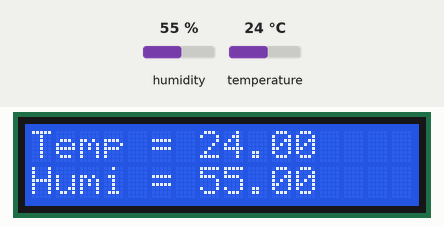
Simulated run of this sketch. Board: Arduino Uno, built with avr-gcc and run on an emulated ATmega328P. On the bench: 16×2 character LCD. Inputs (shaded band) come from the test bench; at power-on: humidity 55 %, temperature 24 °C.

Above: at 1.2 s.
1.3 s: humidity set to 22 %
At 2.5 s:
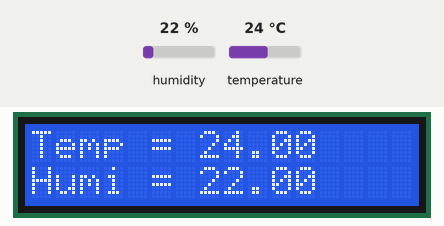
3.7 s: temperature set to 12 °C
At 5.3 s:
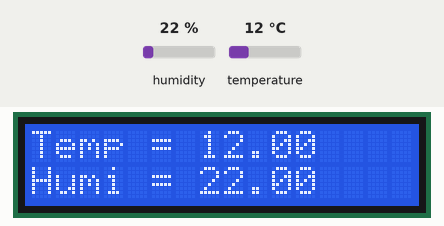
5.8 s: humidity set to 40 %
At 7.0 s:
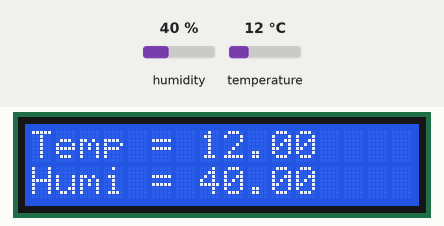
7.9 s: temperature set to 19 °C
At 9.8 s:
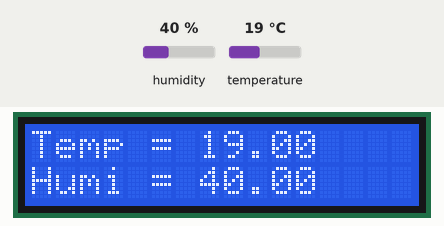
Timing chart, 0 to 11.0 s (numbered marks = the images above; inputs shaded):
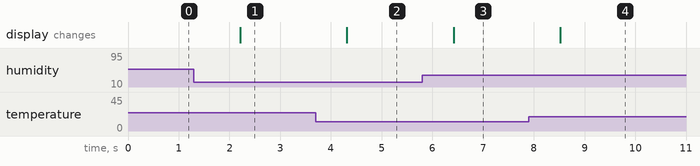

Measured:
- after the input at 1.3 s, the display: changes after 0.92 s (image 1)
- after the input at 3.7 s, the display: changes after 0.62 s (image 2)
- after the input at 5.8 s, the display: changes after 0.62 s (image 3)
- after the input at 7.9 s, the display: changes after 0.62 s (image 4)

The sketch:

LCD_module_using.ino
```cpp
#include <DHT11.h>
#include <Wire.h>
#include <LiquidCrystal_I2C.h>

int pin=2;    // 연결한 아두이노 디지털 핀 번호
DHT11 dht11(pin);

LiquidCrystal_I2C lcd(0x27,16,2);  // (address, column, row)

void setup() {
  lcd.init();
  lcd.backlight();
}

void loop() {
  int err;
  float temp, humi;
  if((err=dht11.read(humi, temp))==0) {
    // 온습도 출력
    lcd.clear();            // 화면 지우기
    lcd.setCursor(0, 0);    // 커서 이동 (column, row)
    lcd.print("Temp = ");   // 글자 출력
    lcd.print(temp);        // 변수 출력
    lcd.setCursor(0, 1);    // 커서 이동 (column, row)
    lcd.print("Humi = ");
    lcd.print(humi);
  } else {
    // 에러 메시지 출력
    lcd.clear();
    lcd.setCursor(0, 0);    // move to (column, row)
    lcd.print("Error = ");
    lcd.print(err);
  }
  delay(DHT11_RETRY_DELAY); // delay for reread
}
```
